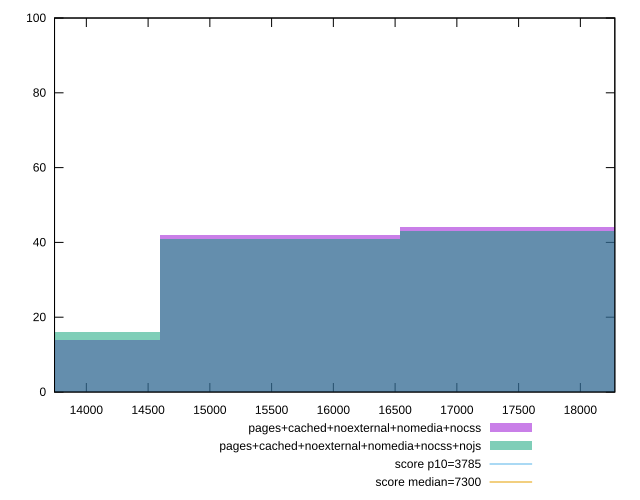

gnuplot code for this plot:
reset

$pagesCachedNoexternalNomediaNocss <<EOF
17513.334930191853 44
15567.408826837202 42
13621.482723482552 14
EOF

$pagesCachedNoexternalNomediaNocssNojs <<EOF
17513.334930191853 43
13621.482723482552 16
15567.408826837202 41
EOF

set key outside below
set boxwidth 1945.9261033546502
set xrange [13742.399000000003:18279.042500000003]
set yrange [0:100]
set trange [0:100]
set style fill transparent solid 0.5 noborder

set parametric
set terminal svg size 640, 500 enhanced background rgb 'white'
set output "reprap/interactive/comparison/histogram/4_vs_5.svg"

plot $pagesCachedNoexternalNomediaNocss title "pages+cached+noexternal+nomedia+nocss" with boxes, \
     $pagesCachedNoexternalNomediaNocssNojs title "pages+cached+noexternal+nomedia+nocss+nojs" with boxes, \
     3785,t title "score p10=3785", \
     7300,t title "score median=7300"

reset
